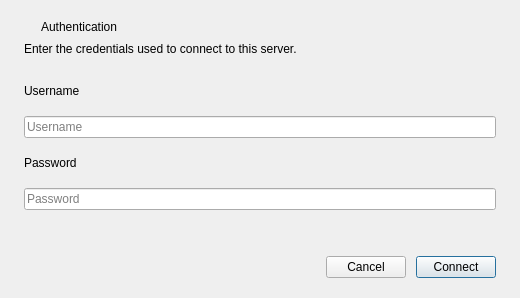
<?xml version="1.0" encoding="UTF-8"?>
<ui version="4.0">
 <class>ConnectionCredentialsDialog</class>
 <widget class="QDialog" name="ConnectionCredentialsDialog">
  <property name="geometry">
   <rect>
    <x>0</x>
    <y>0</y>
    <width>520</width>
    <height>298</height>
   </rect>
  </property>
  <property name="minimumSize">
   <size>
    <width>440</width>
    <height>0</height>
   </size>
  </property>
  <property name="windowTitle">
   <string>Authentication</string>
  </property>
  <layout class="QVBoxLayout" name="rootLayout">
   <property name="spacing">
    <number>8</number>
   </property>
   <property name="leftMargin">
    <number>24</number>
   </property>
   <property name="topMargin">
    <number>20</number>
   </property>
   <property name="rightMargin">
    <number>24</number>
   </property>
   <property name="bottomMargin">
    <number>20</number>
   </property>
   <item>
    <layout class="QHBoxLayout" name="headerLayout">
     <property name="spacing">
      <number>10</number>
     </property>
     <item>
      <widget class="ThemedIconLabel" name="headerIcon">
       <property name="sizePolicy">
        <sizepolicy hsizetype="Maximum" vsizetype="Preferred">
         <horstretch>0</horstretch>
         <verstretch>0</verstretch>
        </sizepolicy>
       </property>
       <property name="text">
        <string/>
       </property>
       <property name="alignment">
        <set>Qt::AlignCenter</set>
       </property>
      </widget>
     </item>
     <item>
      <widget class="QLabel" name="titleLabel">
       <property name="text">
        <string>Authentication</string>
       </property>
      </widget>
     </item>
     <item>
      <spacer name="headerSpacer">
       <property name="orientation">
        <enum>Qt::Horizontal</enum>
       </property>
       <property name="sizeHint" stdset="0">
        <size>
         <width>0</width>
         <height>0</height>
        </size>
       </property>
      </spacer>
     </item>
    </layout>
   </item>
   <item>
    <widget class="QLabel" name="subtitleLabel">
     <property name="text">
      <string>Enter the credentials used to connect to this server.</string>
     </property>
     <property name="wordWrap">
      <bool>true</bool>
     </property>
    </widget>
   </item>
   <item>
    <spacer name="headerGap">
     <property name="orientation">
      <enum>Qt::Vertical</enum>
     </property>
     <property name="sizeType">
      <enum>QSizePolicy::Fixed</enum>
     </property>
     <property name="sizeHint" stdset="0">
      <size>
       <width>0</width>
       <height>8</height>
      </size>
     </property>
    </spacer>
   </item>
   <item>
    <widget class="QStackedWidget" name="authStack">
     <widget class="QWidget" name="usernamePage">
      <layout class="QGridLayout" name="usernameLayout">
       <property name="leftMargin">
        <number>0</number>
       </property>
       <property name="topMargin">
        <number>0</number>
       </property>
       <property name="rightMargin">
        <number>0</number>
       </property>
       <property name="bottomMargin">
        <number>0</number>
       </property>
       <property name="verticalSpacing">
        <number>6</number>
       </property>
       <item row="0" column="0">
        <widget class="QLabel" name="usernameLabel">
         <property name="text">
          <string>Username</string>
         </property>
        </widget>
       </item>
       <item row="1" column="0">
        <widget class="QLineEdit" name="usernameEdit">
         <property name="placeholderText">
          <string>Username</string>
         </property>
        </widget>
       </item>
       <item row="2" column="0">
        <widget class="QLabel" name="passwordLabel">
         <property name="text">
          <string>Password</string>
         </property>
        </widget>
       </item>
       <item row="3" column="0">
        <widget class="QLineEdit" name="passwordEdit">
         <property name="echoMode">
          <enum>QLineEdit::EchoMode::Password</enum>
         </property>
         <property name="placeholderText">
          <string>Password</string>
         </property>
        </widget>
       </item>
      </layout>
     </widget>
     <widget class="QWidget" name="certificatePage">
      <layout class="QGridLayout" name="certificateLayout">
       <property name="leftMargin">
        <number>0</number>
       </property>
       <property name="topMargin">
        <number>0</number>
       </property>
       <property name="rightMargin">
        <number>0</number>
       </property>
       <property name="bottomMargin">
        <number>0</number>
       </property>
       <property name="verticalSpacing">
        <number>6</number>
       </property>
       <item row="0" column="0" colspan="2">
        <widget class="QLabel" name="certificateLabel">
         <property name="text">
          <string>Certificate</string>
         </property>
        </widget>
       </item>
       <item row="1" column="0">
        <widget class="QLineEdit" name="certificateEdit">
         <property name="placeholderText">
          <string>Certificate file (*.der *.pem *.crt)</string>
         </property>
        </widget>
       </item>
       <item row="1" column="1">
        <widget class="ThemedPushButton" name="certificateBrowseButton">
         <property name="text">
          <string>Browse...</string>
         </property>
        </widget>
       </item>
       <item row="2" column="0" colspan="2">
        <widget class="QLabel" name="privateKeyLabel">
         <property name="text">
          <string>Private Key</string>
         </property>
        </widget>
       </item>
       <item row="3" column="0">
        <widget class="QLineEdit" name="privateKeyEdit">
         <property name="placeholderText">
          <string>Private key file (*.pem *.key)</string>
         </property>
        </widget>
       </item>
       <item row="3" column="1">
        <widget class="ThemedPushButton" name="privateKeyBrowseButton">
         <property name="text">
          <string>Browse...</string>
         </property>
        </widget>
       </item>
       <item row="4" column="0" colspan="2">
        <widget class="QLabel" name="privateKeyPasswordLabel">
         <property name="text">
          <string>Private Key Password</string>
         </property>
        </widget>
       </item>
       <item row="5" column="0" colspan="2">
        <widget class="QLineEdit" name="privateKeyPasswordEdit">
         <property name="echoMode">
          <enum>QLineEdit::EchoMode::Password</enum>
         </property>
         <property name="placeholderText">
          <string>Leave empty for an unencrypted key</string>
         </property>
        </widget>
       </item>
      </layout>
     </widget>
    </widget>
   </item>
   <item>
    <spacer name="bottomSpacer">
     <property name="orientation">
      <enum>Qt::Vertical</enum>
     </property>
     <property name="sizeHint" stdset="0">
      <size>
       <width>0</width>
       <height>0</height>
      </size>
     </property>
    </spacer>
   </item>
   <item>
    <layout class="QHBoxLayout" name="buttonLayout">
     <property name="spacing">
      <number>10</number>
     </property>
     <item>
      <spacer name="buttonSpacer">
       <property name="orientation">
        <enum>Qt::Horizontal</enum>
       </property>
       <property name="sizeHint" stdset="0">
        <size>
         <width>0</width>
         <height>0</height>
        </size>
       </property>
      </spacer>
     </item>
     <item>
      <widget class="ColoredPushButton" name="cancelButton">
       <property name="text">
        <string>Cancel</string>
       </property>
      </widget>
     </item>
     <item>
      <widget class="ColoredPushButton" name="connectButton">
       <property name="text">
        <string>Connect</string>
       </property>
       <property name="default">
        <bool>true</bool>
       </property>
      </widget>
     </item>
    </layout>
   </item>
  </layout>
 </widget>
 <customwidgets>
  <customwidget>
   <class>ColoredPushButton</class>
   <extends>QPushButton</extends>
   <header>widgets/coloredpushbutton.h</header>
  </customwidget>
  <customwidget>
   <class>ThemedIconLabel</class>
   <extends>QLabel</extends>
   <header>widgets/themediconlabel.h</header>
  </customwidget>
  <customwidget>
   <class>ThemedPushButton</class>
   <extends>QPushButton</extends>
   <header>widgets/themedpushbutton.h</header>
  </customwidget>
 </customwidgets>
 <resources/>
 <connections/>
</ui>
